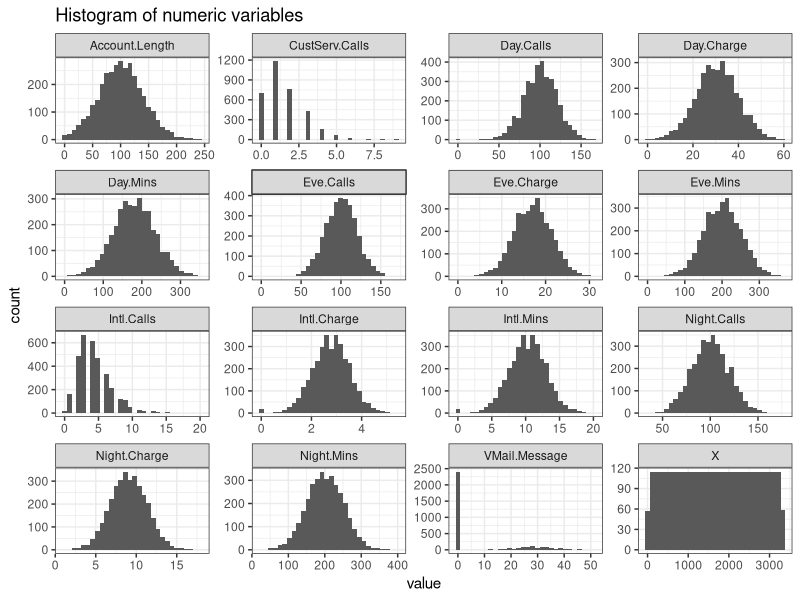
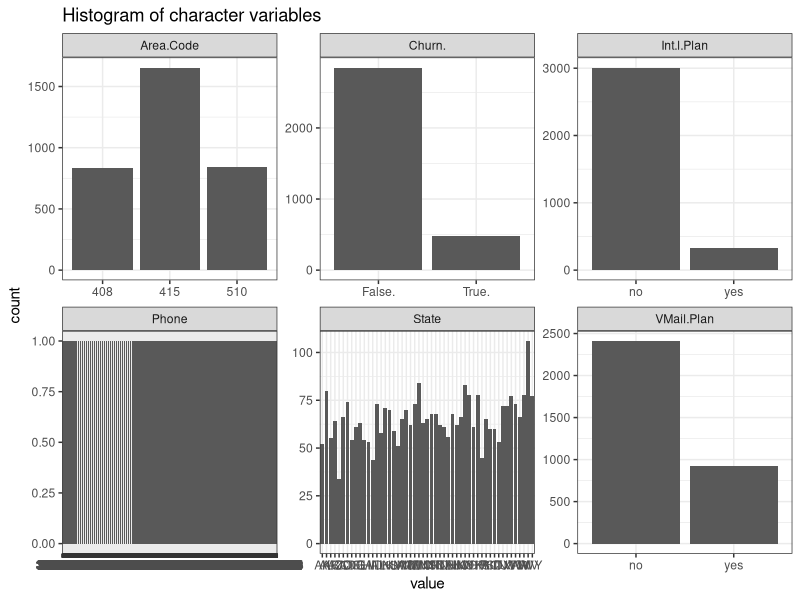
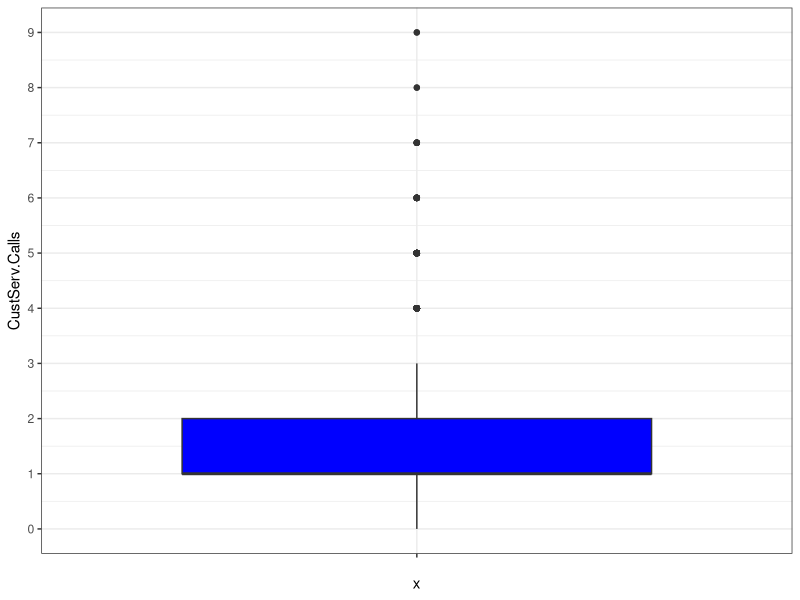
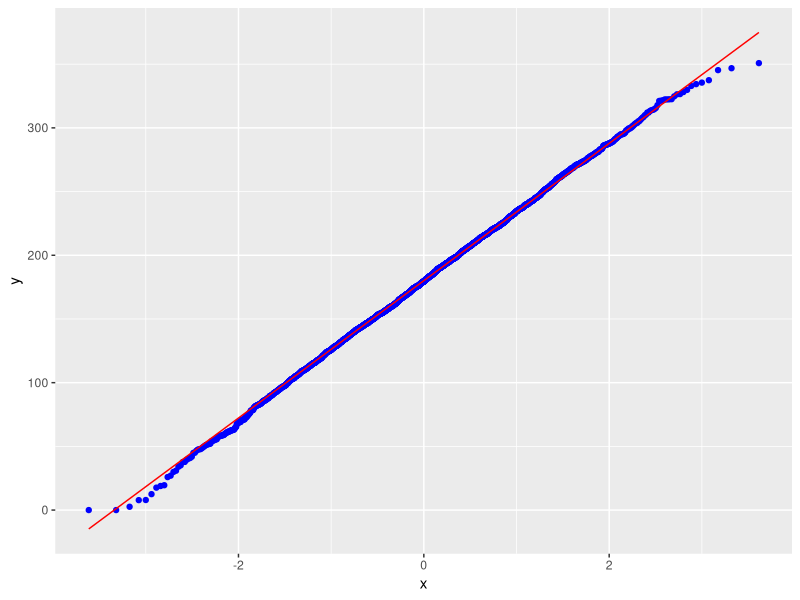
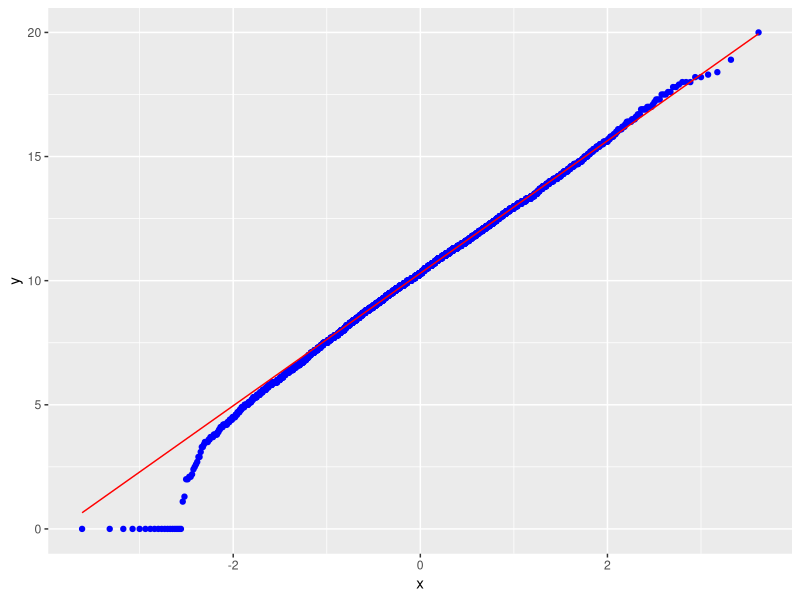
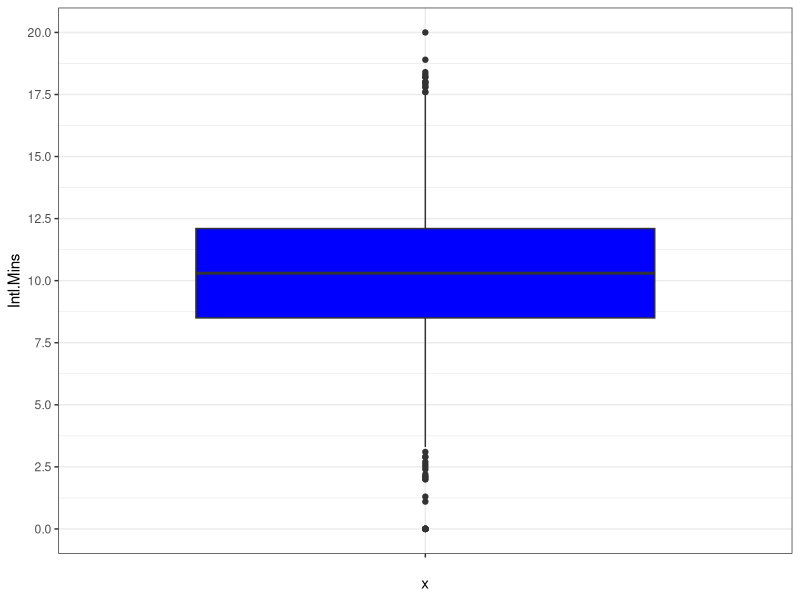
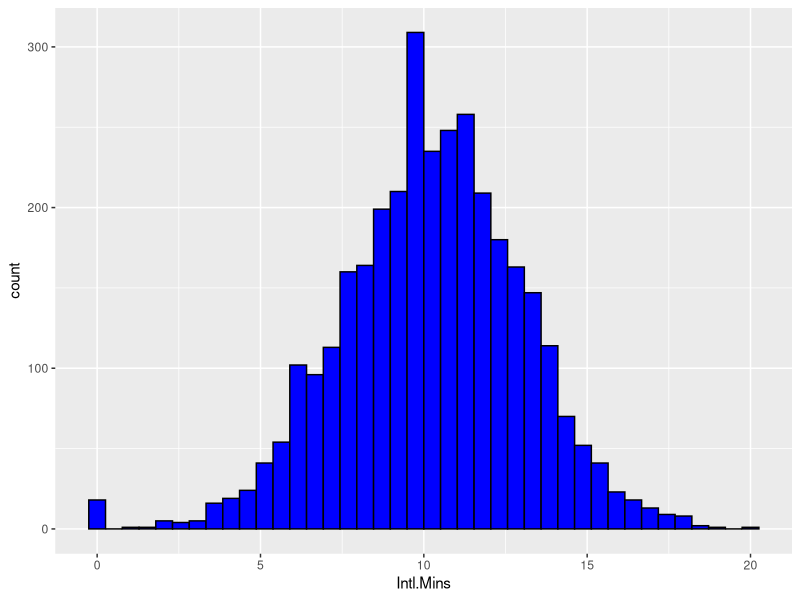
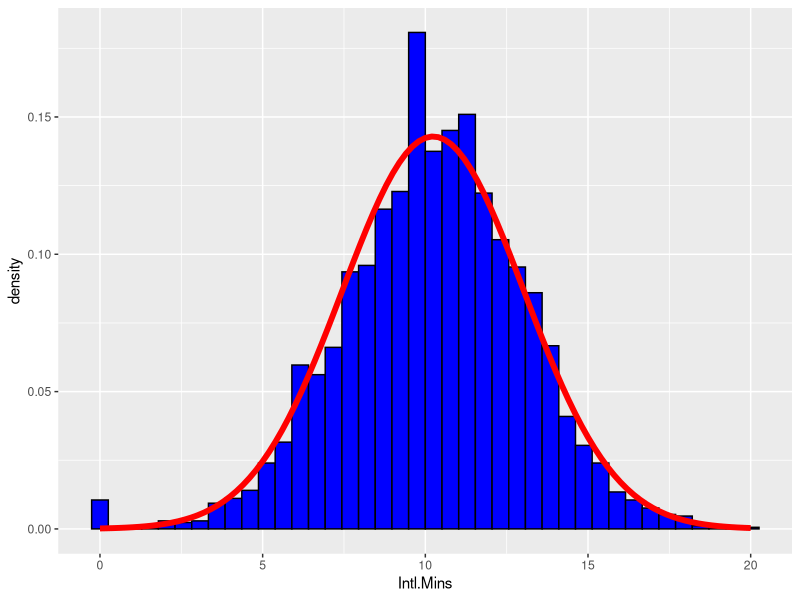

These charts were generated, in order, by the following R code:
## ---- chunk 1
knitr::opts_chunk$set(echo = TRUE, message = FALSE, warning = FALSE, fig.width = 7, fig.height = 4)
## ---- chunk 2
library(ggplot2)
library(dplyr)
library(tidyr)

## ---- chunk 3
setwd("C:/Users/manish.grewal/emdp/R/churn")
## ---- chunk 4
churn <- read.csv("churn.csv")
## ---- chunk 5
any( is.na( churn ) )
## ---- chunk 6
#summ <- data.frame(do.call(rbind, lapply(churn, summary)))
#summ$Mean <- gsub("^(\\d+\\.\\d\\d\\d)\\d+", "\\1", summ$Mean)
#knitr::kable(summ, digits = 3)
## ---- chunk 7
churn$Area.Code = as.character(churn$Area.Code)
churn %>% 
  select_if(is.numeric) %>% 
  gather() %>% 
  ggplot(aes(value)) +
    facet_wrap(~ key, scales = "free") +
    geom_histogram() +
    labs(title = "Histogram of numeric variables") +
    theme_bw()
## ---- chunk 8
churn %>% 
  select_if(is.character) %>% 
  gather() %>% 
  ggplot(aes(value)) +
    facet_wrap(~ key, scales = "free") + 
    geom_histogram(stat = "count") +
    labs(title = "Histogram of character variables") +
    theme_bw()

## ---- chunk 9
ggplot(churn) +
  aes(x = "", y = CustServ.Calls) +
  geom_boxplot(fill = "blue") +
  scale_y_continuous(n.breaks = 10) +
  theme_bw()
## ---- chunk 10
churn$CustServ.Calls_zscore <- (churn$CustServ.Calls - mean(churn$CustServ.Calls)) / sd(churn$CustServ.Calls) 

outliers <- churn %>%
  filter(CustServ.Calls_zscore < -3 |
         CustServ.Calls_zscore > 3) %>% 
  select(CustServ.Calls, CustServ.Calls_zscore)

sort(unique(outliers$CustServ.Calls))
## ---- chunk 11
summary(churn$CustServ.Calls)
Q1 <- as.numeric(quantile(churn$CustServ.Calls, 0.25)); Q1
Q3 <- as.numeric(quantile(churn$CustServ.Calls, 0.75)); Q3
IQR <- Q3 - Q1; IQR

outliers <- churn %>%
  filter(CustServ.Calls < Q1 - 1.5*IQR | CustServ.Calls > Q3 + 1.5*IQR) %>%
  select(CustServ.Calls)
sort(unique(outliers$CustServ.Calls))
## ---- chunk 12
churn$Day.Mins_zscore <- (churn$Day.Mins - mean(churn$Day.Mins)) / sd(churn$Day.Mins) 
head(churn$Day.Mins_zscore)
## ---- chunk 13
skew <- 3 * (mean(churn$Day.Mins) - median(churn$Day.Mins)) / sd(churn$Day.Mins)
skew
## ---- chunk 14
skew_z <- 3 * (mean(churn$Day.Mins_zscore) - median(churn$Day.Mins_zscore)) / sd(churn$Day.Mins_zscore)
skew_z
## ---- chunk 15
ggplot(churn, aes(sample = Day.Mins)) +
  stat_qq(col = "blue") +
  stat_qq_line(col = "red")
## ---- chunk 16
ggplot(churn, aes(sample = Intl.Mins)) +
  stat_qq(col = "blue") +
  stat_qq_line(col = "red")
## ---- chunk 17
summary(churn$Intl.Mins)
skew <- 3 * (mean(churn$Intl.Mins) - median(churn$Intl.Mins)) / sd(churn$Intl.Mins)
skew
## ---- chunk 18
ggplot(churn) +
  aes(x = "", y = Intl.Mins) +
  geom_boxplot(fill = "blue") +
  scale_y_continuous(n.breaks = 10) +
  theme_bw()

## ---- chunk 19
ggplot(churn, aes(Intl.Mins)) +
  geom_histogram(bins = 40, color = "black", fill = "blue")
## ---- chunk 20
ggplot(churn, aes(Intl.Mins)) +
  geom_histogram(aes(y = ..density..), bins = 40, color = "black", fill = "blue") +
  stat_function(fun = dnorm, args = list(mean(churn$Intl.Mins), sd(churn$Intl.Mins)), color = "red", size = 2)

## ---- chunk 21
churn <- mutate(churn, Intl.Mins.NZ = ifelse(Intl.Mins == 0, 0, 1))
## ---- chunk 22
ggplot(churn, aes(sample = Intl.Mins.NZ)) +
  stat_qq(col = "blue") +
  stat_qq_line(col = "red")
## ---- chunk 23
churn$Intl.Mins.NZ_z <- scale(churn$Intl.Mins.NZ)
skew <- 3 * (mean(churn$Intl.Mins.NZ_z) - median(churn$Intl.Mins.NZ_z)) / sd(churn$Intl.Mins.NZ_z)
skew
## ---- chunk 24
churn$Night.Mins_zscore <- scale(churn$Night.Mins)

ggplot(churn) +
  aes(y = "", x = Night.Mins_zscore) +
  geom_boxplot(fill = "blue") +
  scale_x_continuous(n.breaks = 20) +
  theme_bw()

